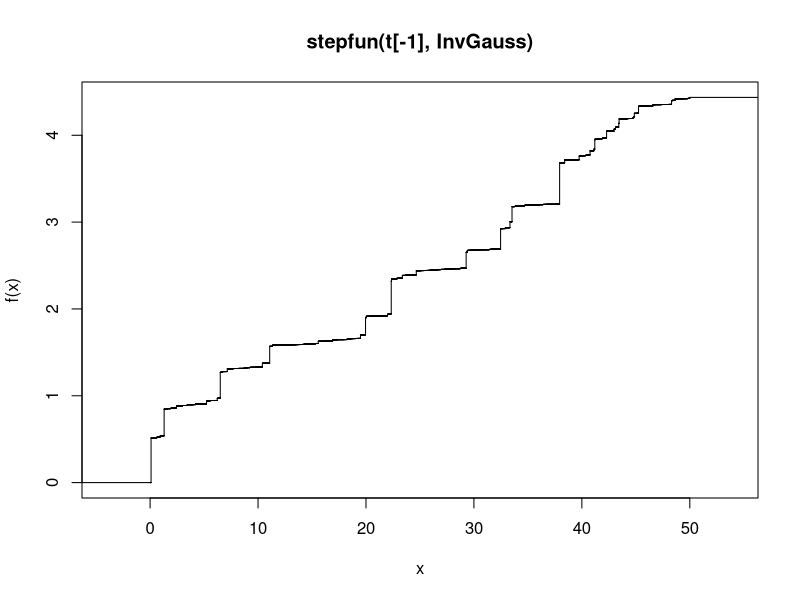

Write the R code that produced this figure. (Note: this script raises an error after producing the figure.)
library(statmod)
#simulate IG process
sim_IG = function(tmax, dt, mu, sigma) {
  t = seq(0, tmax, dt) 
  dG = rinvgauss(n = tmax/dt, mean = mu*dt/sigma, shape = (sigma*dt)^2)
  InvGauss = append(0, cumsum(dG))
  return(stepfun(t[-1], InvGauss))
}
set.seed(0)
mu = 1; sigma = 0.1; tmax = 50; dt = 0.01
plot(sim_IG(tmax, dt, mu, sigma), do.points = "FALSE")
plot(rinvgauss(n = tmax/dt, mean = alpha*dt/zeta, shape = (alpha*dt)^2), type = "l")

#simulate ruin process (exponential claims)
#tmax = right endpoint of time interval
#dt = increment size for random walk (smaller -> greater accuracy)
#lambda = claim arrival intensity parameter (lambda>0)
#mu = expected value of claim severity (mu>0)
#alpha = shape parameter of gp (alpha>0)
#beta = scale parameter of gp (beta>0)
#nu = parameter of mgf (0<nu<beta)
#theta = premium loading (theta>0)
#u0 = initial surplus of reserves (u0>0)
sim_ruin = function(tmax, dt, lambda, mu, alpha, beta, nu, theta, u0) {
  t = seq(0, tmax, dt)
  dG = rgamma(n = tmax/dt, shape = alpha*dt, scale = beta)
  dN = rpois(n = length(dG), lambda = lambda*dG)
  claims = 0
  for (i in 1:length(dN)) {
    if (dN[i] == 0) {
      claims = append(claims, 0)
    } else {
      claims = append(claims, sum(rexp(dN[i], rate = 1/mu)))
    }
  }
  surplus = cumsum(exp(nu*Gt)*(1 - nu/beta)^(alpha*t)*claims)
  ruin = u0 + lambda*mu*alpha*(1+theta)*t/beta - surplus
  return(stepfun(t[-1], ruin))
}

#run simulation
runs = 20
set.seed(0)
plot(ruin3(80, 0.001, 3, 500, 1, 1, 0.1, 0, 10000), do.points = "FALSE", 
     xlim = c(1,49), ylim = c(-30000,50000), xlab = "t", ylab = "U(t)")
pb1 = txtProgressBar(min = 0, max = runs, style = 3) #progress completion bar
for (i in 1:max) {
  setTxtProgressBar(pb1, i)
  set.seed(i)
  U = ruin3(80, 0.001, 3, 500, 1, 1, 0.1, 0, 10000)
  lines(U, do.points = "FALSE")
}
close(pb1)
abline(h = 0, col = "red")

#probability of ruin in finite time:
#runs = number of runs to compute (higher -> greater accuracy)
#time (vector) at which ruin is checked (0<=by<=tmax)
ruin_prob = function(tmax, dt, lambda, mu, alpha, beta, nu, theta, u0, runs, 
                     by) {
  outcome = c()
  U_set = c()
  pb1 = txtProgressBar(min = 0, max = runs, style = 3) #progress completion bar
  for (i in 1:runs) {
    setTxtProgressBar(pb1, i)
    set.seed(i)
    U_set = append(U_set, ruin3(tmax, dt, lambda, mu, alpha, beta, nu, theta, 
                                u0))
  }  
  close(pb1)
  pb2 = txtProgressBar(min = 0, max = length(by), style = 3)
  for (i in 1:length(by)) {
    setTxtProgressBar(pb2, i)
    obs = c()
    for (j in 1:length(U_set)) {
      U = U_set[[j]]
      if (any(U(by[1:i]) <= 0)) {
        obs = append(obs, 1)
      } else {
        obs = append(obs, 0)
      }
    }
    outcome = append(outcome, sum(obs)/length(obs))
  }
  close(pb2)
  return(outcome)
}

prob = ruin_prob(50, 0.001, 3, 500, 1, 1, 0.1, 0.1, 10000, 1000, 
                 seq(0, 50, 0.1))
plot(prob ~ seq(0, 50, 0.1), type = "l", xlab = "t", ylab = "Prob. of Ruin")
#in the literature, the exact probability of ultimate ruin (tmax -> infinity) 
#for Cramer-Lundberg is given by:
#exp(-theta*u0/(mu*(1 + theta)))/(1 + theta) = 0.14756 for the set parameters
abline(h = exp(-0.1*10000/(500*(1 + 0.1)))/(1 + 0.1), col = "red")
